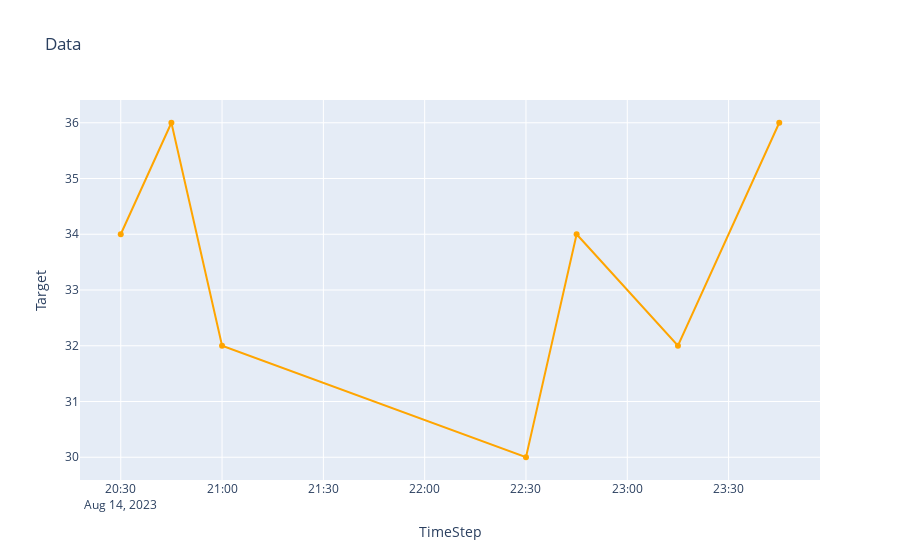
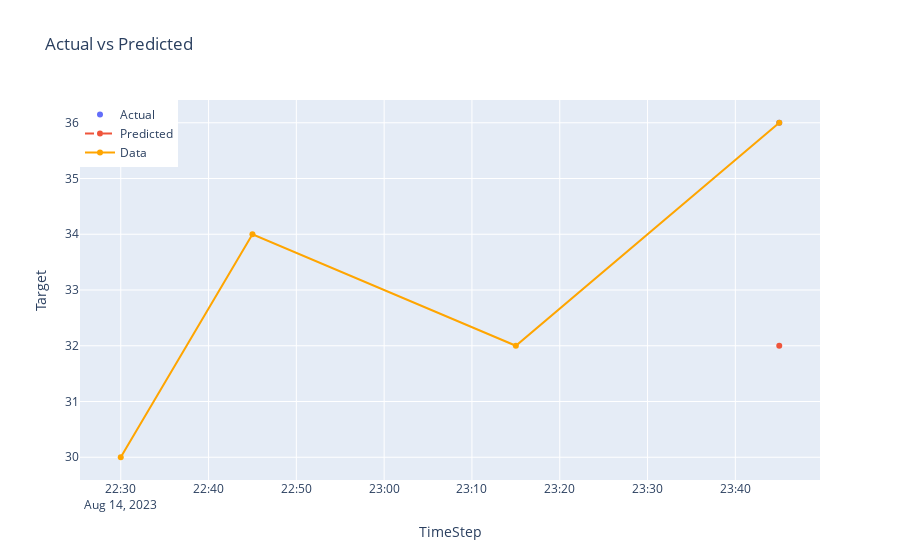

Here is the notebook cell these charts were saved with, in order:
### Markdown cell above
### Simple lightGBM example

### Code cell
import pandas as pd
import lightgbm as lgb
import numpy as np
from sklearn.model_selection import train_test_split
from sklearn.metrics import mean_squared_error

data = {
    'timeStep': [
        '2023-08-14 20:30:00', '2023-08-14 20:45:00', '2023-08-14 21:00:00',
        '2023-08-14 22:30:00', '2023-08-14 22:45:00',
        '2023-08-14 23:15:00', '2023-08-14 23:45:00'
    ],
    'target': [
        34.0, 36.0, 32.0, 30.0, 34.0, 32.0, 36.0
    ]
}

print({len(data['timeStep'])}, {len(data['target'])})
data_df = pd.DataFrame(data)
data_df['timeStep'] = pd.to_datetime(data_df['timeStep'])
data_df.set_index('timeStep', inplace=True)

import plotly.graph_objects as go

fig = go.Figure()
fig.add_trace(go.Scatter(x=data_df.index, y=data_df['target'], mode='lines+markers', name='Data', line=dict(color='orange')))

fig.update_layout(title='Data',
                  xaxis_title='TimeStep',
                  yaxis_title='Target',
                  legend=dict(x=0, y=1))
fig.show()

# 특성(feature) 생성 - 과거 값들을 특성으로 사용
data_df['target_lag1'] = data_df['target'].shift(1)
data_df['target_lag2'] = data_df['target'].shift(2)
data_df['target_lag3'] = data_df['target'].shift(3)

# 결측치 제거 (처음 몇 개의 lag 값 때문에 생기는 NaN 제거)
data_df = data_df.dropna()

# 입력 변수(X)와 출력 변수(y) 정의
X = data_df[['target_lag1', 'target_lag2', 'target_lag3']]
y = data_df['target']

# 학습/검증 데이터 분할
X_train, X_test, y_train, y_test = train_test_split(X, y, test_size=0.2, random_state=42, shuffle=False)

# LightGBM 데이터셋으로 변환
train_data = lgb.Dataset(X_train, label=y_train)
valid_data = lgb.Dataset(X_test, label=y_test, reference=train_data)

# 모델 파라미터 설정
params = {
    'objective': 'regression',
    'metric': 'rmse',
    'boosting_type': 'gbdt',
    'learning_rate': 0.05,
    'num_leaves': 31
}

# 모델 학습
num_round = 100
bst = lgb.train(params, train_data, num_round, valid_sets=[valid_data])

# 예측 수행
y_pred = bst.predict(X_test, num_iteration=bst.best_iteration)

# 예측 결과 평가
rmse = mean_squared_error(y_test, y_pred, squared=False)
print(f'RMSE: {rmse}')

# 예측 결과 출력
predicted_df = X_test.copy()
predicted_df['actual'] = y_test
predicted_df['predicted'] = y_pred
print(predicted_df)

import plotly.graph_objects as go

fig = go.Figure()
fig.add_trace(go.Scatter(x=predicted_df.index, y=predicted_df['actual'], mode='markers', name='Actual'))
fig.add_trace(go.Scatter(x=predicted_df.index, y=predicted_df['predicted'], mode='lines+markers', name='Predicted', line=dict(dash='dash')))
fig.add_trace(go.Scatter(x=data_df.index, y=data_df['target'], mode='lines+markers', name='Data', line=dict(color='orange')))

fig.update_layout(title='Actual vs Predicted',
                  xaxis_title='TimeStep',
                  yaxis_title='Target',
                  legend=dict(x=0, y=1))
fig.show()

### Figure 1 — Plotly figure (JSON) as saved in the notebook; plotly's stock layout.template omitted (floating-point values rounded to 4 significant figures)
{"data": [{"line": {"color": "orange"}, "mode": "lines+markers", "name": "Data", "type": "scatter", "x": ["2023-08-14T20:30:00", "2023-08-14T20:45:00", "2023-08-14T21:00:00", "2023-08-14T22:30:00", "2023-08-14T22:45:00", "2023-08-14T23:15:00", "2023-08-14T23:45:00"], "y": [34, 36, 32, 30, 34, 32, 36]}], "layout": {"legend": {"x": 0, "y": 1}, "title": {"text": "Data"}, "xaxis": {"title": {"text": "TimeStep"}}, "yaxis": {"title": {"text": "Target"}}}}

### Figure 2 — Plotly figure (JSON) as saved in the notebook; plotly's stock layout.template omitted (floating-point values rounded to 4 significant figures)
{"data": [{"mode": "markers", "name": "Actual", "type": "scatter", "x": ["2023-08-14T23:45:00"], "y": [36]}, {"line": {"dash": "dash"}, "mode": "lines+markers", "name": "Predicted", "type": "scatter", "x": ["2023-08-14T23:45:00"], "y": [32]}, {"line": {"color": "orange"}, "mode": "lines+markers", "name": "Data", "type": "scatter", "x": ["2023-08-14T22:30:00", "2023-08-14T22:45:00", "2023-08-14T23:15:00", "2023-08-14T23:45:00"], "y": [30, 34, 32, 36]}], "layout": {"legend": {"x": 0, "y": 1}, "title": {"text": "Actual vs Predicted"}, "xaxis": {"title": {"text": "TimeStep"}}, "yaxis": {"title": {"text": "Target"}}}}
